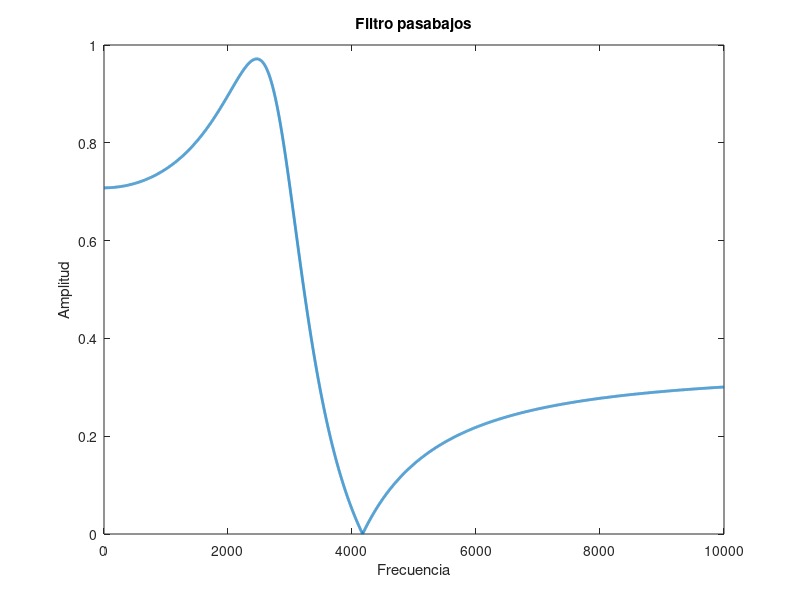

The MATLAB source for this figure:
%Filtro pasabajos
clc, clear
fsim=40000;
Rp=3;               
Rs=10;              
Wp=2*3000/fsim;     
Ws=2*4000/fsim;     
%Técnica de diseño
[N, Wn]=ellipord(Wp,Ws,Rp,Rs);
[b, a]=ellip(N,Rp,Rs,Wn);
%Intervalo de pruebas
f=0:1:10000;       
H=freqz(b,a,f,fsim);
%Grafica
plot(f,abs(H),'linewidth',2);
title('Filtro pasabajos');
xlabel('Frecuencia');
ylabel('Amplitud');